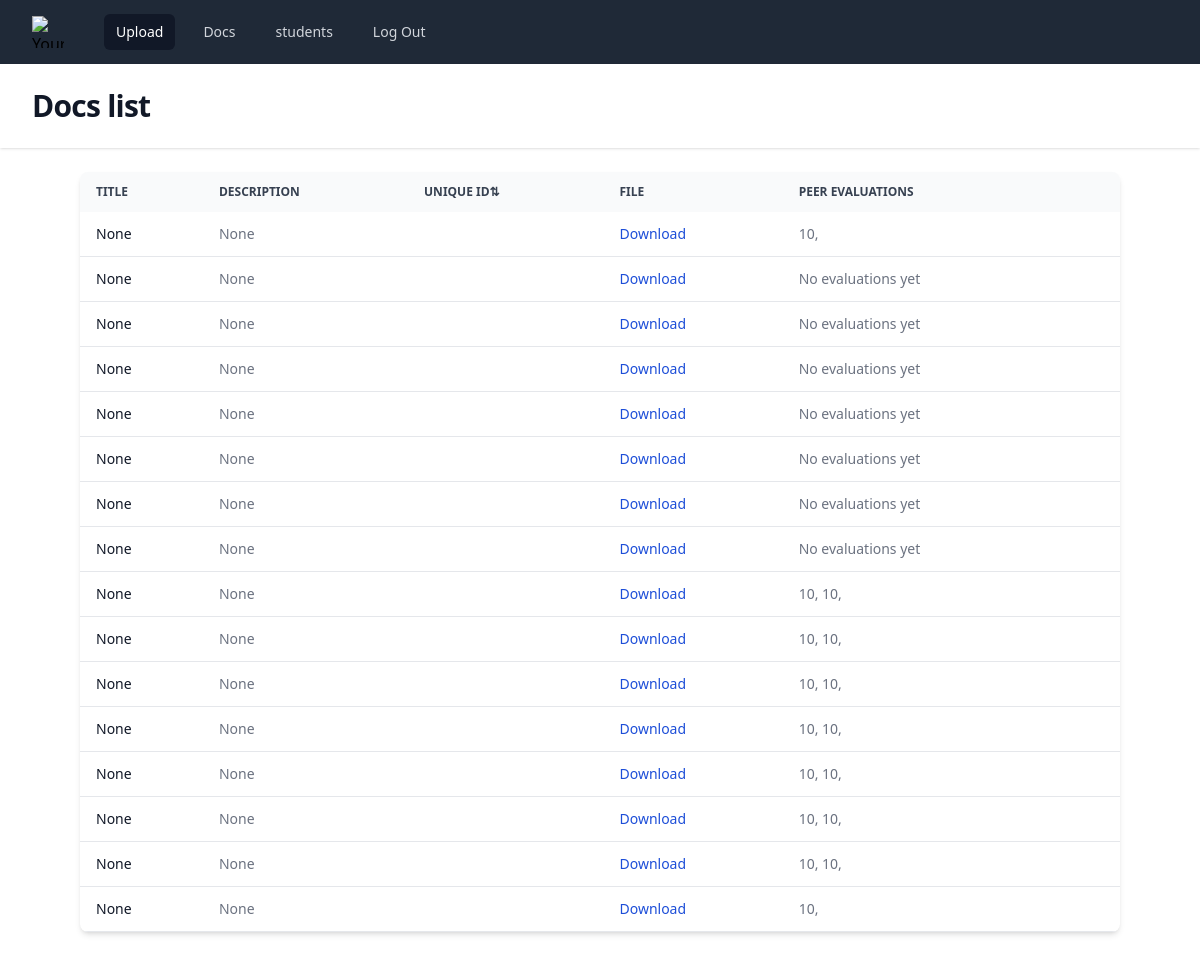
The page /docs/ on the database its author committed.
### app/models.py (models this page shows, shortened)
class documents(models.Model):
    id = models.AutoField(primary_key=True)
    title = models.CharField(max_length=200, blank=True, null=True)
    description = models.TextField(null=True)
    user_id = models.ForeignKey(User, on_delete=models.CASCADE)
    peer_evaluations = models.ManyToManyField('PeerEvaluation')
    uid = models.ForeignKey('Student', on_delete=models.CASCADE)
    file = models.FileField(upload_to='documents/')

class PeerEvaluation(models.Model):
    evaluator_id = models.IntegerField()
    evaluation_date = models.DateTimeField(auto_now_add=True)
    evaluation = models.TextField()
    feedback = models.TextField()
    score = models.IntegerField()
    document = models.ForeignKey('documents', on_delete=models.CASCADE)
    evaluated = models.BooleanField(default=False)

### app/views.py (the view)
# urls.py: path('docs/', evaluationList),
def evaluationList(request):
    docs = []
    for doc in documents.objects.all():
        evaluations = PeerEvaluation.objects.filter(document_id=doc.id)
        docs.append({
            'doc': doc,
            'evaluations': evaluations
        })
    return render(request, 'docs.html', {'docs': docs})

### app/templates/docs.html (shortened to what this page needs)
{% extends "base.html" %} {% block title %} PeerEval : : Home {% endblock %} {% block header %} Docs list {% endblock %} {% block content %}
<div class="mx-auto max-w-screen-xl px-4 lg:px-12">
  <div
    class="bg-white dark:bg-gray-800 relative shadow-md sm:rounded-lg overflow-hidden"
  >
    <div class="overflow-x-auto">
      <table
        id="docsTable"
        class="w-full text-sm text-left text-gray-500 dark:text-gray-400"
      >
        <thead
          class="text-xs text-gray-700 uppercase bg-gray-50 dark:bg-gray-700 dark:text-gray-400"
        >
          <tr>
            <th scope="col" class="px-4 py-3">Title</th>
            <th scope="col" class="px-4 py-3">Description</th>
            <th scope="col" class="px-4 py-3" id="sortRollNo">
              Unique ID<span id="sort-icon">⇅</span>
            </th>
            <th scope="col" class="px-4 py-3">File</th>
            <th scope="col" class="px-4 py-3">Peer Evaluations</th>
            <th scope="col" class="px-4 py-3">
            </th>
          </tr>
        </thead>
        <tbody>
          {% for doc in docs %}
          <tr class="border-b dark:border-gray-700">
            <th
              scope="row"
              class="px-4 py-3 font-medium text-gray-900 whitespace-nowrap dark:text-white"
            >
              {{ doc.doc.title }}
            </th>
            <td class="px-4 py-3">{{ doc.doc.description }}</td>
            <td class="px-4 py-3 roll-no">{{ doc.doc.roll_no }}</td>
            <td class="px-4 py-3">
              <a
                href="{{ doc.doc.file.url }}"
                class="text-blue-700 hover:underline dark:text-blue-400 dark:hover:text-blue-300"
                target="_blank"
                >Download</a
              >
            </td>
            <td class="px-4 py-3">
              {% if doc.evaluations %} {% for eval in doc.evaluations %}
              {{ eval.score }}, {% endfor %} {% else %} No evaluations yet {% endif %}
            </td>
          </tr>
          {% endfor %}
        </tbody>
      </table>
    </div>
  </div>
</div>
{% endblock %}

### app/templates/base.html (shortened to what this page needs)
<!DOCTYPE html>
<html lang="en">
  <head>
    <script src="https://cdn.tailwindcss.com"></script>
    <link href="https://cdn.jsdelivr.net/npm/flowbite@2.5.2/dist/flowbite.min.css" rel="stylesheet" />
  </head>
  <body>
    <div class="min-h-full">
      <nav class="bg-gray-800">
        <div class="mx-auto max-w-7xl px-4 sm:px-6 lg:px-8">
          <div class="flex h-16 items-center justify-between">
            <div class="flex items-center">
              <div class="shrink-0">
                <img
                  class="size-8"
                  src="https://tailwindui.com/plus/img/logos/mark.svg?color=indigo&shade=500"
                  alt="Your Company"
                />
              </div>
              <div class="hidden md:block">
                <div class="ml-10 flex items-baseline space-x-4">
                  <a
                    href="/home"
                    class="rounded-md bg-gray-900 px-3 py-2 text-sm font-medium text-white"
                    aria-current="page"
                    >Upload</a
                  >
                  <a
                    href="/docs"
                    class="rounded-md px-3 py-2 text-sm font-medium text-gray-300 hover:bg-gray-700 hover:text-white"
                    >Docs</a
                  >
                  <a
                    href="/students"
                    class="rounded-md px-3 py-2 text-sm font-medium text-gray-300 hover:bg-gray-700 hover:text-white"
                    >students</a
                  >
                  <a
                    href="/logout"
                    class="rounded-md px-3 py-2 text-sm font-medium text-gray-300 hover:bg-gray-700 hover:text-white"
                    >Log Out</a
                  >
                </div>
              </div>
            </div>
          </div>
        </div>
      </nav>
      <header class="bg-white shadow">
        <div class="mx-auto max-w-7xl px-4 py-6 sm:px-6 lg:px-8">
          <h1 class="text-3xl font-bold tracking-tight text-gray-900">
            {% block header %} {%endblock%}
          </h1>
        </div>
      </header>
      <main>
        <div class="mx-auto max-w-7xl px-4 py-6 sm:px-6 lg:px-8">
            {% block content %}
            {% endblock %}
        </div>
      </main>
    </div>
  </body>
</html>

### app/templates/base.html (style rules this page uses)
h1 { color: green; font-weight: bold; }
img { width: 60%; }

### rows shown on the page
documents: doc "None", doc.description "None"
PeerEvaluation: score "10"
documents: doc "None", doc.description "None", shows "No evaluations yet"
documents: doc "None", doc.description "None", shows "No evaluations yet"
documents: doc "None", doc.description "None", shows "No evaluations yet"
documents: doc "None", doc.description "None", shows "No evaluations yet"
documents: doc "None", doc.description "None", shows "No evaluations yet"
documents: doc "None", doc.description "None", shows "No evaluations yet"
documents: doc "None", doc.description "None", shows "No evaluations yet"
documents: doc "None", doc.description "None"
PeerEvaluation: score "10"
PeerEvaluation: score "10"
documents: doc "None", doc.description "None"
PeerEvaluation: score "10"
PeerEvaluation: score "10"
documents: doc "None", doc.description "None"
PeerEvaluation: score "10"
PeerEvaluation: score "10"
documents: doc "None", doc.description "None"
PeerEvaluation: score "10"
PeerEvaluation: score "10"
documents: doc "None", doc.description "None"
PeerEvaluation: score "10"
PeerEvaluation: score "10"
documents: doc "None", doc.description "None"
PeerEvaluation: score "10"
PeerEvaluation: score "10"
documents: doc "None", doc.description "None"
PeerEvaluation: score "10"
PeerEvaluation: score "10"
documents: doc "None", doc.description "None"
PeerEvaluation: score "10"
